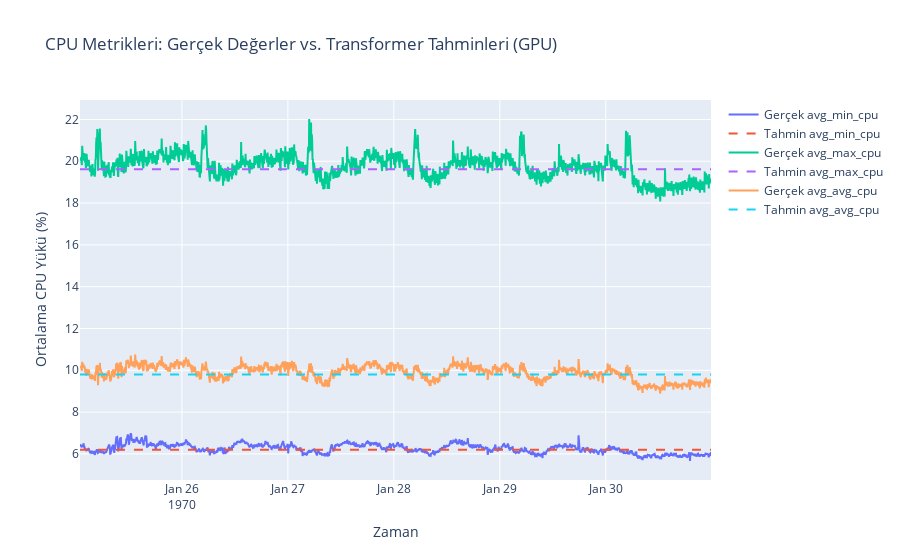

The code cell stored with this chart in its notebook:
### Markdown cell above
## Adım 7: Sonuçları Görselleştirme

### Code cell
# Sonuçları görselleştir
fig = go.Figure()

for i, column in enumerate(target_columns):
    fig.add_trace(go.Scatter(
        x=df.index[train_size+lookback:],
        y=y_test_original_scale[:, i],
        mode='lines',
        name=f'Gerçek {column}'
    ))
    fig.add_trace(go.Scatter(
        x=df.index[train_size+lookback:],
        y=predictions_original_scale[:, i],
        mode='lines',
        name=f'Tahmin {column}',
        line=dict(dash='dash')
    ))

fig.update_layout(
    title='CPU Metrikleri: Gerçek Değerler vs. Transformer Tahminleri (GPU)',
    xaxis_title='Zaman',
    yaxis_title='Ortalama CPU Yükü (%)'
)

fig.show()

### Figure 1 — Plotly figure (JSON) as saved in the notebook; plotly's stock layout.template omitted (floating-point values rounded to 4 significant figures; data arrays with more than 128 entries replaced by an {"elided": "..."} marker saying what was removed)
{"data": [{"mode": "lines", "name": "Gerçek avg_min_cpu", "type": "scatter", "x": {"elided": "1716 str values"}, "y": {"elided": "1716 float values"}}, {"line": {"dash": "dash"}, "mode": "lines", "name": "Tahmin avg_min_cpu", "type": "scatter", "x": {"elided": "1716 str values"}, "y": {"elided": "1716 float values"}}, {"mode": "lines", "name": "Gerçek avg_max_cpu", "type": "scatter", "x": {"elided": "1716 str values"}, "y": {"elided": "1716 float values"}}, {"line": {"dash": "dash"}, "mode": "lines", "name": "Tahmin avg_max_cpu", "type": "scatter", "x": {"elided": "1716 str values"}, "y": {"elided": "1716 float values"}}, {"mode": "lines", "name": "Gerçek avg_avg_cpu", "type": "scatter", "x": {"elided": "1716 str values"}, "y": {"elided": "1716 float values"}}, {"line": {"dash": "dash"}, "mode": "lines", "name": "Tahmin avg_avg_cpu", "type": "scatter", "x": {"elided": "1716 str values"}, "y": {"elided": "1716 float values"}}], "layout": {"title": {"text": "CPU Metrikleri: Gerçek Değerler vs. Transformer Tahminleri (GPU)"}, "xaxis": {"title": {"text": "Zaman"}}, "yaxis": {"title": {"text": "Ortalama CPU Yükü (%)"}}}}
